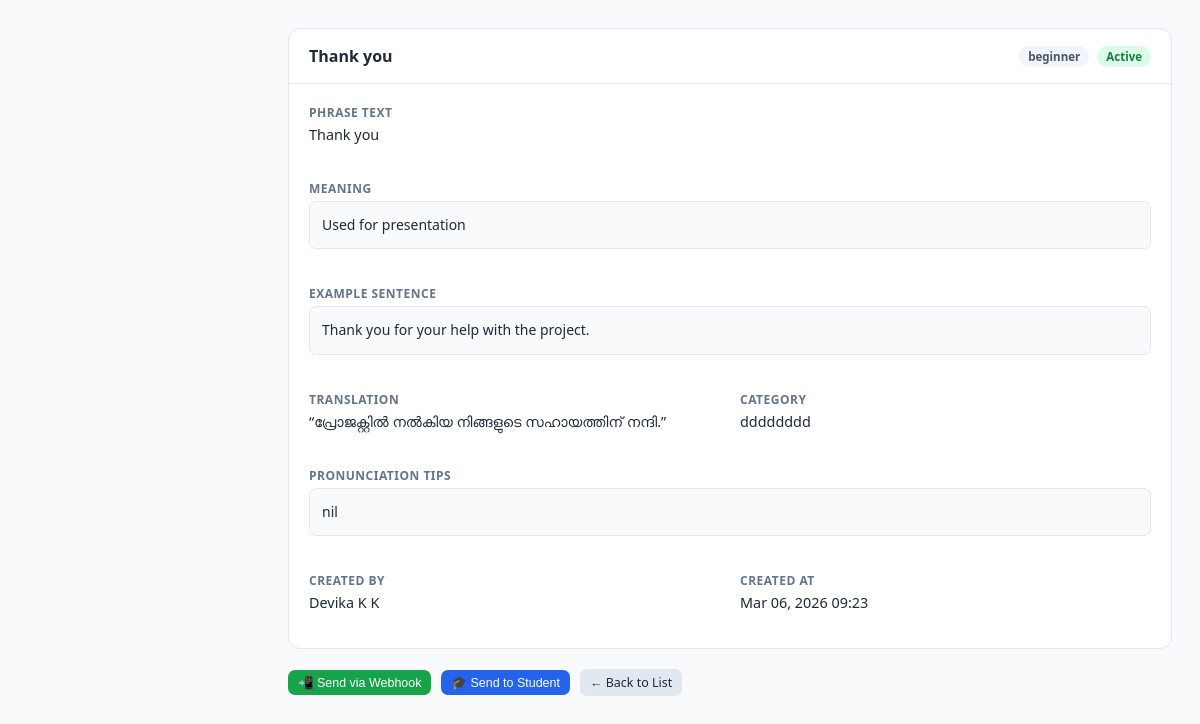
/scheduling/reading/phrases/1/, run on the app's committed database.
### scheduling/models.py (models this page shows)
class Phrase(models.Model):
    text = models.CharField(max_length=500)
    meaning = models.TextField()
    example_sentence = models.TextField(blank=True)
    translation = models.CharField(max_length=500, blank=True)
    difficulty = models.CharField(max_length=20, choices=DIFFICULTY_CHOICES, default='beginner')
    category = models.CharField(max_length=100, blank=True)
    audio_note = models.TextField(blank=True, help_text="Pronunciation tips")
    is_active = models.BooleanField(default=True)
    created_by = models.ForeignKey(User, on_delete=models.SET_NULL, null=True)
    created_at = models.DateTimeField(auto_now_add=True)
    def __str__(self):
        return self.text[:60]

### scheduling/views.py (the view)
# urls.py: path('reading/phrases/<int:pk>/', views.phrase_detail, name='phrase_detail'),
def phrase_detail(request, pk):
    obj = get_object_or_404(Phrase, pk=pk)
    batches = Batch.objects.filter(is_active=True)
    return render(request, 'scheduling/reading/phrase_detail.html', {   # ← add "scheduling/" prefix
        'obj': obj,
        'batches': batches
    })

### scheduling/templates/scheduling/reading/phrase_detail.html (shortened to what this page needs)
{% extends "base.html" %}
{% block content %}
<div class="card">
  <div class="card-header">
    <h3>{{ obj }}</h3>
    <div style="display:flex;gap:8px;align-items:center">
      <span class="badge badge-secondary">{{ obj.difficulty }}</span>
      <span class="badge badge-{%if obj.is_active%}success{%else%}danger{%endif%}">{%if obj.is_active%}Active{%else%}Disabled{%endif%}</span>
    </div>
  </div>
  <div class="card-body">
    <div style="display:grid;grid-template-columns:1fr 1fr;gap:20px">
      <div class="detail-field"><label>Phrase Text</label><p>{{obj.text}}</p></div>
      <div class="detail-field" style="grid-column:1/-1"><label>Meaning</label><div class="long-text">{{obj.meaning}}</div></div>
      <div class="detail-field" style="grid-column:1/-1"><label>Example Sentence</label><div class="long-text">{{obj.example_sentence}}</div></div>
      <div class="detail-field"><label>Translation</label><p>{{obj.translation}}</p></div>
      <div class="detail-field"><label>Category</label><p>{{obj.category|default:'—'}}</p></div>
      <div class="detail-field" style="grid-column:1/-1"><label>Pronunciation Tips</label><div class="long-text">{{obj.audio_note}}</div></div>
      <div class="detail-field"><label>Created By</label><p>{{ obj.created_by.get_full_name|default:obj.created_by.username|default:"—" }}</p></div>
      <div class="detail-field"><label>Created At</label><p>{{ obj.created_at|date:"M d, Y H:i" }}</p></div>
    </div>
  </div>
</div>
<div style="display:flex;gap:10px;margin-top:16px;flex-wrap:wrap;align-items:center;">
  <button onclick="sendWebhook(this)" class="btn btn-success btn-sm">
    📲 Send via Webhook
  </button>
  <button onclick="openStudentModal()" class="btn btn-primary btn-sm">
    🎓 Send to Student
  </button>
  <a href="{% url 'scheduling:phrase_list' %}" class="btn btn-secondary btn-sm">← Back to List</a>
</div>
{% endblock %}

### templates/base.html (style rules this page uses)
* { box-sizing: border-box; margin: 0; padding: 0; }
:root { --primary: #2563eb; --primary-dark: #1d4ed8; --secondary: #7c3aed; --success: #16a34a; --warning: #d97706; --danger: #dc2626; --bg: #f8fafc; --card: #ffffff; --border: #e2e8f0; --text: #1e293b; --muted: #64748b; --sidebar-w: 260px; }
body { font-family: 'Segoe UI', sans-serif; background: var(--bg); color: var(--text); display: flex; min-height: 100vh; }
.card { background: var(--card); border-radius: 12px; border: 1px solid var(--border); overflow: hidden; margin-bottom: 20px; }
.card-header { padding: 16px 20px; border-bottom: 1px solid var(--border); display: flex; align-items: center; justify-content: space-between; flex-wrap: wrap; gap: 10px; }
.card-header h3 { font-size: 1rem; font-weight: 600; }
.card-body { padding: 20px; }
.btn { display: inline-flex; align-items: center; gap: 6px; padding: 8px 14px; border-radius: 7px; font-size: 0.85rem; font-weight: 500; cursor: pointer; border: none; text-decoration: none; transition: all 0.15s; white-space: nowrap; }
.btn-primary { background: var(--primary); color: white; }
.btn-success { background: var(--success); color: white; }
.btn-secondary { background: #e2e8f0; color: var(--text); }
.btn-sm { padding: 5px 10px; font-size: 0.78rem; }
.badge { display: inline-block; padding: 3px 9px; border-radius: 20px; font-size: 0.72rem; font-weight: 600; white-space: nowrap; }
.badge-success { background: #dcfce7; color: #15803d; }
.badge-secondary { background: #f1f5f9; color: #475569; }
.detail-field { margin-bottom: 16px; }
.detail-field label { font-size: 0.75rem; font-weight: 700; text-transform: uppercase; letter-spacing: 0.5px; color: var(--muted); display: block; margin-bottom: 4px; }
.detail-field p { font-size: 0.9rem; color: var(--text); }
.detail-field .long-text { background: #f8fafc; border: 1px solid var(--border); border-radius: 7px; padding: 12px; font-size: 0.875rem; line-height: 1.6; white-space: pre-wrap; }

### data on the page
Phrase: text "Thank you", difficulty "beginner", meaning "Used for presentation", example_sentence "Thank you for your help with the project.", translation "“പ്രോജക്റ്റിൽ നൽകിയ നിങ്ങളുടെ സഹായത്തിന് നന്ദി.”", category "dddddddd", audio_note "nil", created_by.get_full_name "Devika K K", created_at "Mar 06, 2026 09:23"
